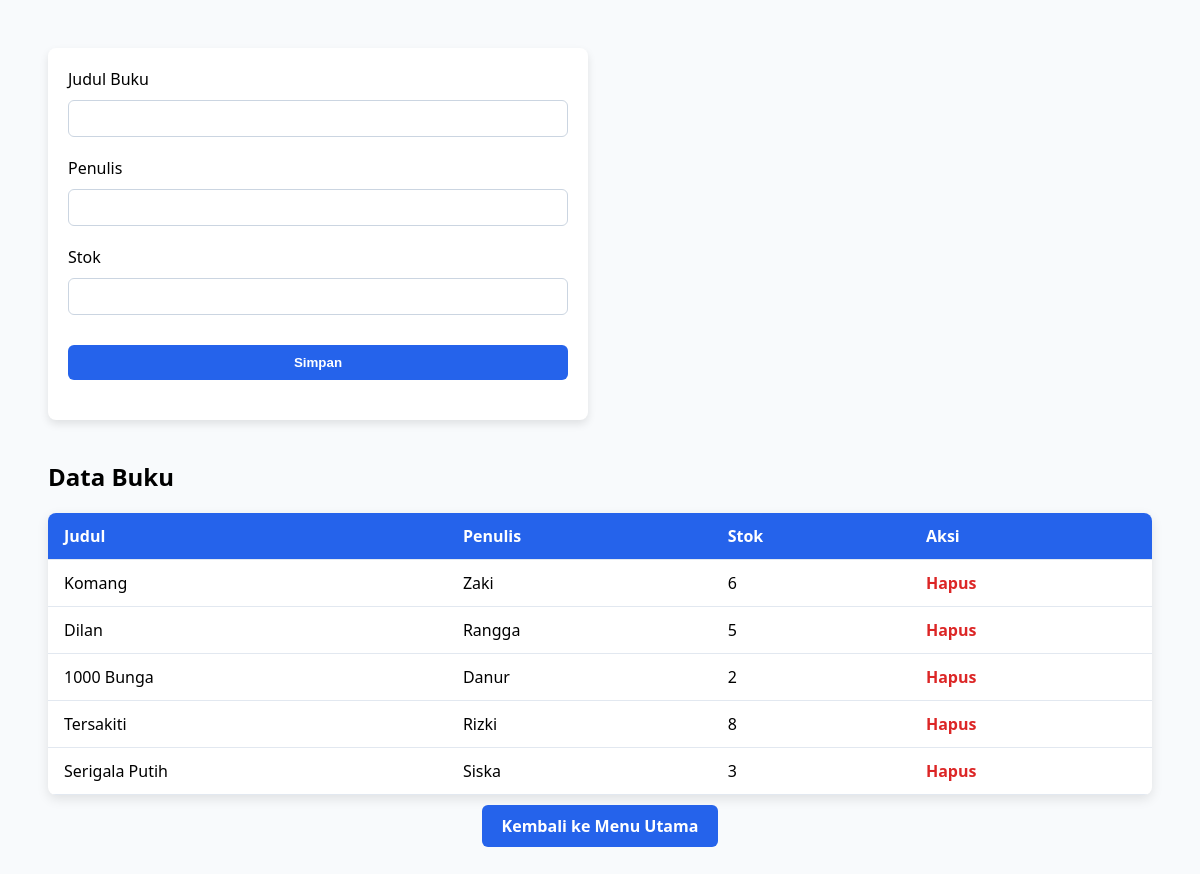
The app's page /buku.php with its own data.
### tables this page shows
CREATE TABLE `buku` (
  `id_buku` int(11) NOT NULL,
  `judul` varchar(255) NOT NULL,
  `pengarang` varchar(100) DEFAULT NULL,
  `stok` int(11) DEFAULT 0,
  `penulis` varchar(100) DEFAULT NULL,
  `penerbit` varchar(100) DEFAULT NULL
);

### buku.php (the view, shortened to what this page needs)
<?php
include 'koneksi.php';
$buku = $koneksi->query("SELECT * FROM buku");
?>
<!DOCTYPE html>
<html lang="id">
<head>
</head>
<body>
    <form method="post">
        <label>Judul Buku</label>
        <input type="text" name="judul" required>
        <label>Penulis</label>
        <input type="text" name="penulis" required>
        <label>Stok</label>
        <input type="number" name="stok" required min="0">
        <button type="submit" name="simpan">Simpan</button>
    </form>
    <h2>Data Buku</h2>
    <table>
        <tr>
            <th>Judul</th>
            <th>Penulis</th>
            <th>Stok</th>
            <th>Aksi</th>
        </tr>
        <?php while ($row = $buku->fetch_assoc()) : ?>
        <tr>
            <td><?= htmlspecialchars($row['judul']) ?></td>
            <td><?= isset($row['penulis']) ? htmlspecialchars($row['penulis']) : '-' ?></td>
            <td><?= $row['stok'] ?></td>
            <td class="aksi"><a href="buku.php?hapus=<?= $row['id_buku'] ?>" onclick="return confirm('Yakin ingin menghapus buku ini?');">Hapus</a></td>
        </tr>
        <?php endwhile; ?>
    </table>
    <div style="text-align:center; margin-top:20px;">
        <a href="index.php" style="background:#2563eb; color:white; padding:10px 20px; border-radius:6px; text-decoration:none; font-weight:bold;">Kembali ke Menu Utama</a>
    </div>
</body>
</html>

### buku.php (style rules this page uses)
body { font-family: 'Segoe UI', Tahoma, Geneva, Verdana, sans-serif; background: #f8fafc; padding: 40px; }
form { background: #fff; padding: 20px; border-radius: 8px; box-shadow: 0 4px 8px rgba(0,0,0,0.1); max-width: 500px; margin-bottom: 40px; }
input, button { width: 100%; padding: 10px; margin-top: 10px; margin-bottom: 20px; border-radius: 6px; border: 1px solid #cbd5e1; box-sizing: border-box; }
button { background: #2563eb; color: #fff; font-weight: bold; border: none; transition: background 0.3s ease; }
table { width: 100%; border-collapse: collapse; background: #fff; border-radius: 8px; overflow: hidden; box-shadow: 0 4px 12px rgba(0,0,0,0.1); }
th, td { padding: 12px 16px; border-bottom: 1px solid #e2e8f0; }
th { background: #2563eb; color: white; text-align: left; }
.aksi a { color: #dc2626; text-decoration: none; font-weight: bold; }

### records on screen
buku: judul "Komang", penulis "Zaki", stok "6"
buku: judul "Dilan", penulis "Rangga", stok "5"
buku: judul "1000 Bunga", penulis "Danur", stok "2"
buku: judul "Tersakiti", penulis "Rizki", stok "8"
buku: judul "Serigala Putih", penulis "Siska", stok "3"
